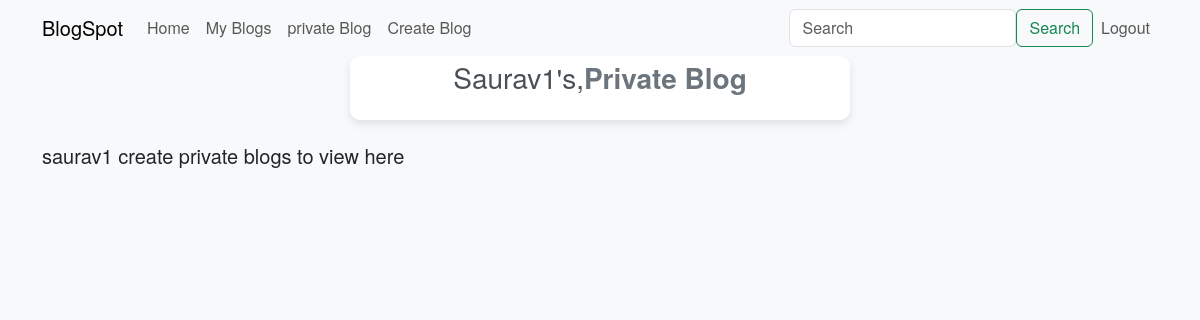
The page /privateblog/ (signed in) on the database as committed earlier.
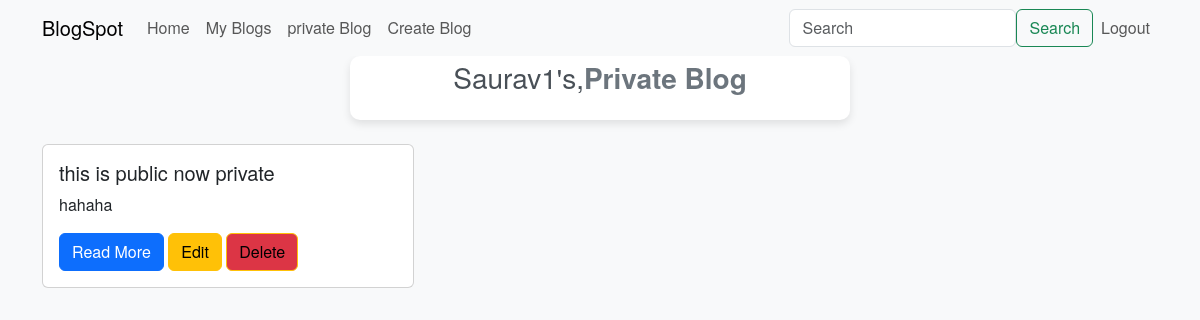
The same page on the database as committed later.
### blog/models.py (models this page shows, shortened)
class Bloguser(AbstractBaseUser, PermissionsMixin):
    email = models.EmailField(unique=True)
    username = models.CharField(max_length=255, unique=True)
    firstname = models.CharField(max_length=255, blank=True)
    lastname = models.CharField(max_length=255, blank=True)
    password = models.CharField(max_length=255)
    address = models.CharField(max_length=255, blank=True)
    GENDER_CHOICES = (
        ('M', 'Male'),
        ('F', 'Female'),
        ('O', 'other'),
    )
    gender = models.CharField(max_length=20, choices=GENDER_CHOICES)
    is_staff = models.BooleanField(default=False)
    is_active = models.BooleanField(default=True)
    date_joined = models.DateField(default= timezone.now)
    objects = BloguserManager()
    USERNAME_FIELD = 'email'
    REQUIRED_FIELDS = []
    def __str__(self) -> str:
        return self.username

class Createblog(models.Model):
    user = models.ForeignKey(Bloguser, on_delete= models.CASCADE, related_name= 'user')
    title = models.TextField(max_length=256)
    description = models.TextField()
    blog_img = models.ImageField(upload_to='media/', blank=True)
    published_on = models.DateField(default= timezone.now)
    edited_on = models.DateField(default=timezone.now)
    BLOG_CHOICES = (
        ('P', 'Private'),
        ('S', 'Public'),
    )
    blog_type = models.CharField(max_length=20, default= "S", choices=BLOG_CHOICES)

### blog/views.py (the view)
# urls.py: path('privateblog/', private_blog, name = "privateblog"),
@login_required
def private_blog(request):
    user = request.user
    blogs = Createblog.objects.filter(user=user).filter(blog_type = 'P')
    return render(request, 'private.html', {'blogs': blogs})

### blog/templates/private.html (shortened to what this page needs)
<!DOCTYPE html>
<html lang="en">
<head>
    {% load bootstrap5 %}
    {% bootstrap_css %}
</head>
<body>
    <nav class="navbar navbar-expand-lg navbar-light bg-light">
        <div class="container">
         <a class="navbar-brand" href="{% url 'index' %}">BlogSpot</a>
         <div class="collapse navbar-collapse" id="navbarSupportedContent">
             <ul class="navbar-nav mr-auto">
                 <li class="nav-item active">
                     <a class="nav-link" href="{% url 'index' %}">Home</a>
                 </li>
                 {% if user.is_authenticated %}
                 <li class="nav-item">
                     <a class="nav-link" href="{% url 'myblog' %}">My Blogs</a>
                 </li>
                 <li class="nav-item">
                     <a class="nav-link" href="{% url 'privateblog' %}">private Blog</a>
                 </li>
                 <li class="nav-item">
                     <a class="nav-link" href="{% url 'newblog' %}">Create Blog</a>
                 </li>
             </div>
                 <form method="POST" action="{% url 'individual' %}" class="form-inline d-flex my-2 my-lg-0">
                     <input class="form-control mr-sm-2" type="search" name="search_item" placeholder="Search" aria-label="Search">
                     <button class="btn btn-outline-success my-2 my-sm-0" style="display: inline-block; margin-top: 8px;"  type="submit">Search</button>
                 </form>
                 <li class="nav-item navbar-nav mr-auto">
                     <a class="nav-link" href="{% url 'logout' %}">Logout</a>
                 </li>
                 {% else %}
                 <li class="nav-item navbar-nav mr-auto">
                     <a class="nav-link" href="{% url 'login' %}">Login</a>
                 </li>
                 {% endif %}
         </div>
     </nav>
     <div class="containerr">
        <h3>{{ user|title }}'s,<span class="highlight">Private Blog</span></h3>
      </div>
    <div class="container mt-4">
        <div class="row">
            <div class="container">
                {% if not blogs %}
                <h5>{{user}} create private blogs to view here</h5>
             </div>
             {%else%}
            {% for blog in blogs %}
            <div class="col-md-4 mb-4">
                <div class="card">
                    <div class="card-body">
                        <h5 class="card-title">{{ blog.title }}</h5>
                        <p class="card-text">{{ blog.description|truncatewords:15 }}</p>
                        <a href="{% url 'details' blog.pk %}" class="btn btn-primary">Read More</a>
                        {% if blog.user == user %}
                        <a href="{% url 'edit' blog.pk %}" class="btn btn-warning">Edit</a>
                        <a href="{% url 'delete' blog.pk %}" class="btn btn-warning bg-danger">Delete</a>
                        {% endif %}
                    </div>
                </div>
            </div>
            {% endfor %}
        </div>
        {%endif%}
    </div>
</body>
</html>

Rows that differ between the two databases and show on the page:
changed Bloguser "Saurav1": username "saurav1" → (not shown)
added Createblog: title "this is public now private", description "hahaha", shows "Edit"
Other text that changed with them:
text no longer shown: "create private blogs to view here"
